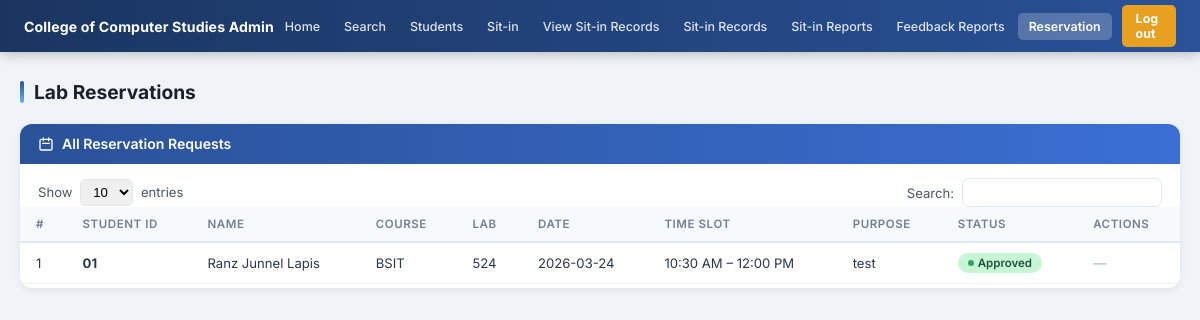
/admin/reservations (signed in), run on an earlier commit of the app's database.
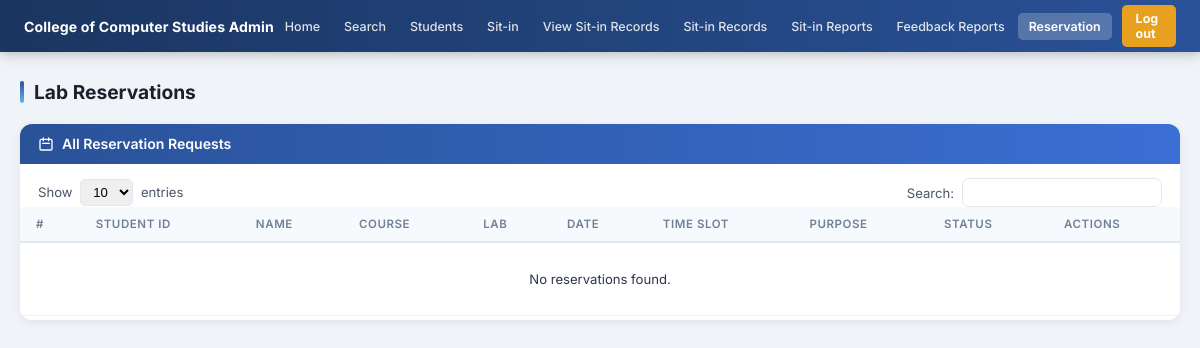
And on a later commit of the database.
### tables this page shows
CREATE TABLE reservations (
            id           INTEGER PRIMARY KEY AUTOINCREMENT,
            idno         VARCHAR(20)  NOT NULL,
            lab          VARCHAR(20)  NOT NULL,
            date         DATE         NOT NULL,
            time_slot    VARCHAR(50)  NOT NULL,
            purpose      VARCHAR(100) NOT NULL,
            status       VARCHAR(20)  DEFAULT 'pending',
            created_at   TIMESTAMP    DEFAULT CURRENT_TIMESTAMP,
            FOREIGN KEY (idno) REFERENCES students(idno)
        );

CREATE TABLE students (
            id             INTEGER PRIMARY KEY AUTOINCREMENT,
            idno           VARCHAR(20)  UNIQUE NOT NULL,
            lastname       VARCHAR(50)  NOT NULL,
            firstname      VARCHAR(50)  NOT NULL,
            middlename     VARCHAR(50),
            course         VARCHAR(20)  NOT NULL,
            level          VARCHAR(5)   NOT NULL,
            email          VARCHAR(100) UNIQUE NOT NULL,
            address        TEXT,
            password       VARCHAR(255) NOT NULL,
            image_filename VARCHAR(255),
            remaining_session INTEGER DEFAULT 30,
            created_at     TIMESTAMP DEFAULT CURRENT_TIMESTAMP
        );

### app.py (the view)
@app.route('/admin/reservations')
def admin_reservations():
    r = admin_required()
    if r: return r
    reservations = get_all_reservations()
    return render_template('admin_reservations.html', reservations=reservations)

### app.py (called while the page is built)
def is_logged_in():
    return 'student_id' in session

def is_admin():
    return session.get('role') == 'admin'

def admin_required():
    if not is_logged_in() or not is_admin():
        flash('Admin access required.', 'error')
        return redirect(url_for('login'))

### dbhelper.py (called while the page is built)
def connect():
    base_path = os.path.dirname(os.path.abspath(__file__))
    db_path   = os.path.join(base_path, "sysarch.db")
    conn      = sqlite3.connect(db_path)
    conn.row_factory = sqlite3.Row
    return conn

def get_all_reservations():
    conn = connect()
    cur  = conn.cursor()
    cur.execute("""
        SELECT r.*, s.firstname, s.lastname, s.course
        FROM reservations r
        JOIN students s ON r.idno = s.idno
        ORDER BY r.date ASC, r.time_slot ASC
    """)
    rows = cur.fetchall()
    conn.close()
    return rows

### templates/admin_reservations.html (shortened to what this page needs)
<!DOCTYPE html>
<html lang="en">
<head>
  <link rel="stylesheet" href="{{ url_for('static', filename='css/admin.css') }}">
</head>
<body>
{% from 'macros.html' import admin_nav %}
{{ admin_nav('reservation') }}
<div class="admin-page">
  <div class="page-heading">Lab Reservations</div>
  <div class="card">
    <div class="card-header">
      <svg width="16" height="16" fill="none" viewBox="0 0 24 24" stroke="currentColor"><path stroke-linecap="round" stroke-linejoin="round" stroke-width="2" d="M8 7V3m8 4V3m-9 8h10M5 21h14a2 2 0 002-2V7a2 2 0 00-2-2H5a2 2 0 00-2 2v12a2 2 0 002 2z"/></svg>
      All Reservation Requests
    </div>
    <div class="table-toolbar">
      <div class="entries-select">Show <select><option>10</option><option>25</option><option>50</option></select> entries</div>
      <div style="display:flex;align-items:center;gap:8px;font-size:0.82rem;color:#4a5568;">
        Search: <input type="text" id="tableSearch" oninput="searchTable(this.value)" class="table-search-input"/>
      </div>
    </div>
    <div class="table-wrap">
      <table class="data-table" id="resTable">
        <thead>
          <tr><th>#</th><th>Student ID</th><th>Name</th><th>Course</th><th>Lab</th><th>Date</th><th>Time Slot</th><th>Purpose</th><th>Status</th><th>Actions</th></tr>
        </thead>
        <tbody>
          {% for r in reservations %}
          <tr>
            <td>{{ loop.index }}</td>
            <td><strong>{{ r.idno }}</strong></td>
            <td>{{ r.firstname }} {{ r.lastname }}</td>
            <td>{{ r.course }}</td>
            <td>{{ r.lab }}</td>
            <td>{{ r.date }}</td>
            <td>{{ r.time_slot }}</td>
            <td>{{ r.purpose }}</td>
            <td><span class="badge badge-{{ 'success' if r.status=='approved' else ('danger' if r.status=='rejected' else 'warning') }}">{{ r.status|capitalize }}</span></td>
            <td>
              {% if r.status == 'pending' %}
              <a href="{{ url_for('update_reservation', res_id=r.id, status='approved') }}" class="btn btn-sm btn-success">Approve</a>
              <a href="{{ url_for('update_reservation', res_id=r.id, status='rejected') }}" class="btn btn-sm btn-danger" onclick="return confirm('Reject this reservation?')">Reject</a>
              {% else %}
              <span class="text-muted">—</span>
              {% endif %}
            </td>
          </tr>
          {% else %}
          <tr><td colspan="10" class="no-data-cell">No reservations found.</td></tr>
          {% endfor %}
        </tbody>
      </table>
    </div>
  </div>
</div>
</body>
</html>

What changed in the data, as far as the page shows it:
removed reservations: idno "01", firstname "Ranz Junnel", lastname "Lapis", course "BSIT", lab "524", date "2026-03-24", time_slot "10:30 AM – 12:00 PM", purpose "test", status "Approved"
Also different on the page:
text now shown: "No reservations found."
